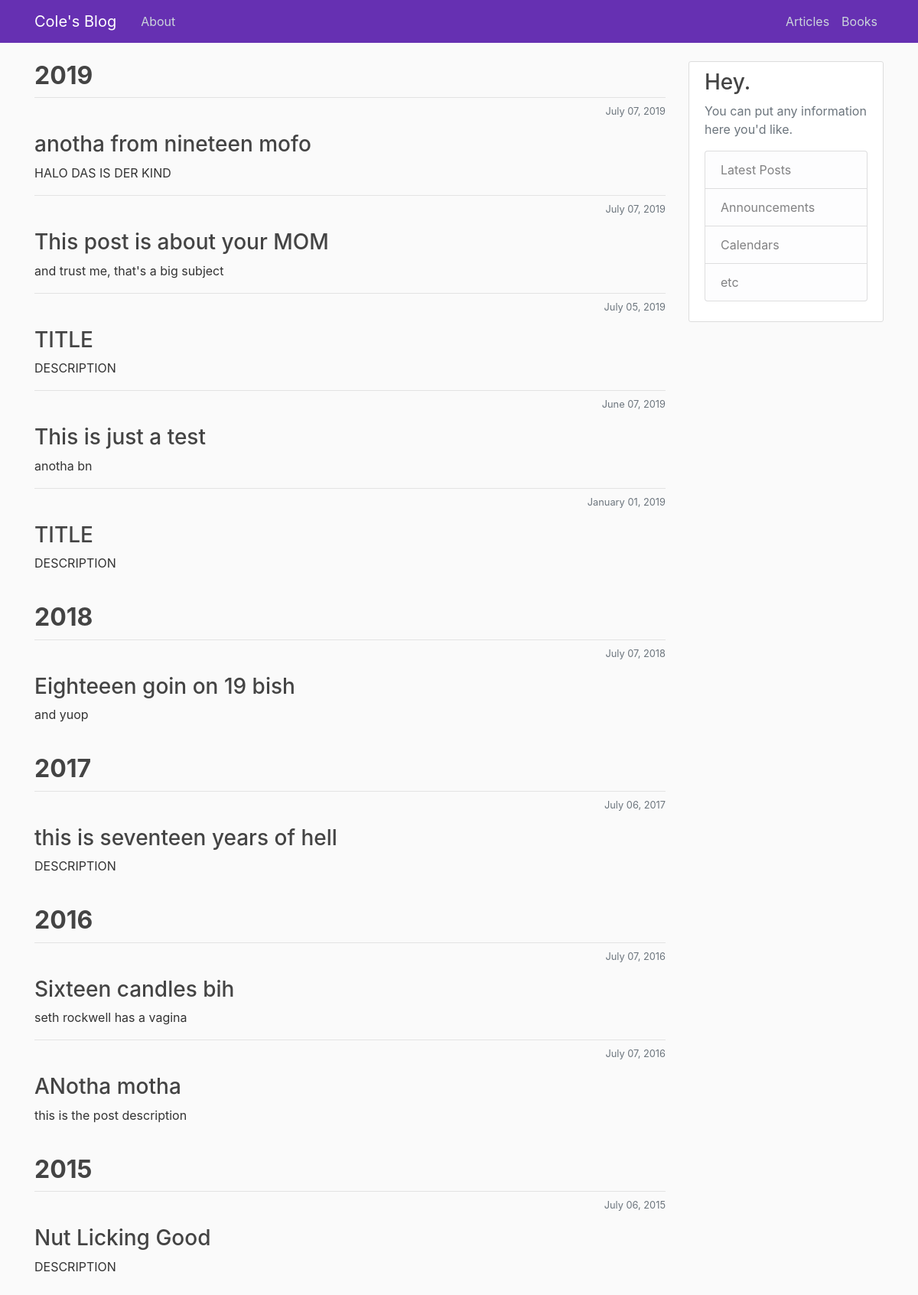
The page / on the database its author committed.
### blog/models.py (models this page shows, shortened)
class Post(models.Model):
	title = models.CharField(max_length=200, default="TITLE")
	description = models.CharField(max_length=300, default="DESCRIPTION")
	content = models.TextField()
	date = models.DateTimeField(default=timezone.now)
	author = models.ForeignKey(User, on_delete=models.CASCADE)

### blog/views.py (the view)
# urls.py: path('', views.home, name='blog-home'),
def home(request):
	posts = Post.objects.all()
	distinct_years = set()
	for post in posts:
		distinct_years.add(post.date.year)
	context = {
		'posts': posts.order_by('-date'),
		'years': sorted(distinct_years, reverse=True)
	}
	return render(request, 'blog/home.html', context)

### blog/templates/blog/home.html
{% extends "blog/base.html" %}
{% block content %}
<div class="row">
	<div class="col-md-9">
	{% for year in years %}
		<h2><strong>{{year}}</strong></h2>
		{% for post in posts %}
			{% if post.date.year == year %}
		    	<div class="media-body">
		        <div class="article-metadata">
		        </div>
		        <p align='right'><small class="text-muted">{{ post.date|date:"F d, Y" }}</small></p>
		        <h3><a class="article-title" href="#">{{ post.title }}</a></h3>
		        <p class="article-content">{{ post.description }}</p>
		        </div>
			{% endif %}
		{% endfor %}
		<br>
	{% endfor %}
    </div>
    <div class="col-md-3">
    	<div class="content-section">
            <h3>Hey.</h3>
            <p class='text-muted'>You can put any information here you'd like.
              <ul class="list-group">
                <li class="list-group-item list-group-item-light">Latest Posts</li>
                <li class="list-group-item list-group-item-light">Announcements</li>
                <li class="list-group-item list-group-item-light">Calendars</li>
                <li class="list-group-item list-group-item-light">etc</li>
              </ul>
            </p>
          </div>
    </div>
</div>
{% endblock content %}

### blog/templates/blog/base.html (shortened to what this page needs)
{% load static %}
<!DOCTYPE html>
<html>
<head>
    <link rel="stylesheet" href="https://maxcdn.bootstrapcdn.com/bootstrap/4.0.0/css/bootstrap.min.css">
    <link rel="stylesheet" type="text/css" href="{% static 'blog/main.css' %}">
</head>
<body>
    <header class="site-header">
      <nav class="navbar navbar-expand-md navbar-dark bg-steel fixed-top">
        <div class="container">
          <a class="navbar-brand mr-4" href="{% url 'blog-home' %}">Cole's Blog</a>
          <div class="collapse navbar-collapse" id="navbarToggle">
            <div class="navbar-nav mr-auto">
              <a class="nav-item nav-link" href="{% url 'blog-about' %}">About</a>
            </div>
            <div class="navbar-nav">
              <a class="nav-item nav-link" href="{% url 'blog-home' %}">Articles</a>
              <a class="nav-item nav-link" href="{% url 'blog-books' %}">Books</a>
            </div>
          </div>
        </div>
      </nav>
    </header>
    <main role="main" class="container">
    {% block content %}
    {% endblock %}
    </main>
</body>
</html>

### blog/static/blog/main.css (style rules this page uses)
body { background: #fafafa; color: #333333; margin-top: 5rem; }
h1, h2, h3, h4, h5, h6 { color: #444444; }
ul { margin: 0; }
.bg-steel { background-color: #6630B2; }
.site-header .navbar-nav .nav-link { color: #cbd5db; }
.content-section { background: #ffffff; padding: 10px 20px; border: 1px solid #dddddd; border-radius: 3px; margin-bottom: 20px; }
.article-title { color: #444444; }
.article-content { white-space: pre-line; }
.article-metadata { padding-bottom: 1px; margin-bottom: 4px; border-bottom: 1px solid #e3e3e3 }

### rows shown on the page
Post: date "July 07, 2019", title "anotha from nineteen mofo", description "HALO DAS IS DER KIND"
Post: date "July 07, 2019", title "This post is about your MOM", description "and trust me, that's a big subject"
Post: date "July 05, 2019", title "TITLE", description "DESCRIPTION"
Post: date "June 07, 2019", title "This is just a test", description "anotha bn"
Post: date "January 01, 2019", title "TITLE", description "DESCRIPTION"
Post: date "July 07, 2018", title "Eighteeen goin on 19 bish", description "and yuop"
Post: date "July 06, 2017", title "this is seventeen years of hell", description "DESCRIPTION"
Post: date "July 07, 2016", title "Sixteen candles bih", description "seth rockwell has a vagina"
Post: date "July 07, 2016", title "ANotha motha", description "this is the post description"
Post: date "July 06, 2015", title "Nut Licking Good", description "DESCRIPTION"

### other values the page prints
{{ year }} "2019" "2018" "2017" "2016" "2015"
